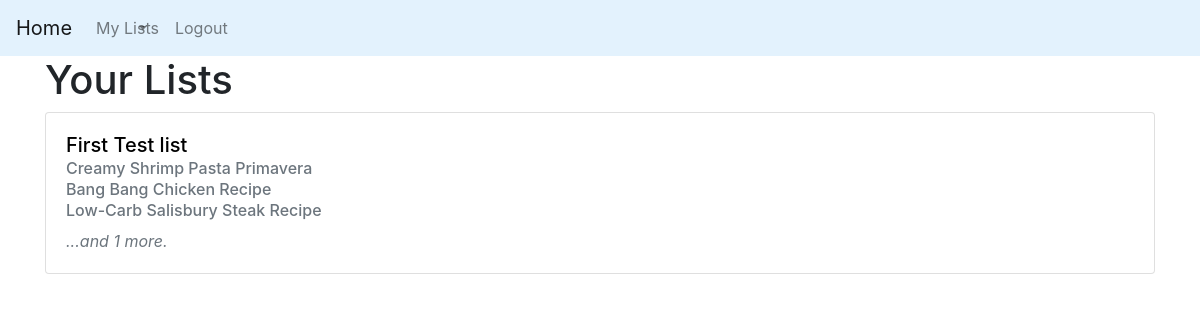
Screenshot of /home (signed in) with the database file from the repository.
### grocerylistapp/models.py (models this page shows, shortened)
class CompiledList(db.Model):
    id = db.Column(db.Integer, primary_key=True)    # the primary key
    name = db.Column(db.String(20), nullable=False, default="Unnamed List")  # user created name, optional
    hex_name = db.Column(db.String(20), unique=True, nullable=False)  # name for database #TODO use hex_id() function
    lines = db.relationship('CleanedLine', backref='list', lazy=True)  # cleaned lines for the list
    recipes = db.relationship('RecipeList', backref='complist', lazy=True)  # all recipes that are in the compiled list
    user_id = db.Column(db.ForeignKey('user.id'), nullable=False)  # the id of the user who made the list

class RecipeList(db.Model):
    id = db.Column(db.Integer, primary_key=True)  # the primary key
    name = db.Column(db.String, nullable=False)  # name for recipe (from url)
    hex_name = db.Column(db.String(20), unique=True, nullable=False)  # name for database #TODO use hex_id() function
    hex_color = db.Column(db.String(6), nullable=False)  # randomly generated color for use in lists
    image_file = db.Column(db.String(20), nullable=False, default='default.jpg')  # image for list
    recipe_url = db.Column(db.String(200))
    compiled_list = db.Column(db.ForeignKey('compiled_list.id'))    # the id of the compiled list
    lines = db.relationship('RawLine', backref='rlist', lazy=True)  # the lines of the list

### grocerylistapp/account/routes.py (the view)
@account.route('/home', methods=['GET', 'POST'])
def user_homepage():
    user_lists = CompiledList.query.filter_by(user_id=current_user.id)
    user_lists = [ChecklistCard(c, 3) for c in user_lists]
    url_form = RecipeURLForm(prefix='url')
    return render_template('user_home.html', user_lists=user_lists, url_form=url_form, grocery_lists=user_lists)

### grocerylistapp/models.py (called while the page is built)
@login_manager.user_loader
def load_user(user_id):
    print(user_id)
    return User.query.get(user_id)

### grocerylistapp/templates/user_home.html (shortened to what this page needs)
{% extends 'layout.html' %}
{% block content %}
<h1>Your Lists</h1>
{% for list in user_lists %}
<div class="card recipe-card">
    <div class="card-body">
        <h5><a href="{{url_for('checklist.compiled_list', hex_name=list.hex_name)}}" class="stretched-link card-title">{{list.name}}</a></h5>
        {% for recipe in list.sample_recipes %}
            <h6 class="card-subtitle mb-2 text-muted">{{ recipe.name }}</h6>
        {% endfor %}
        {% if list.leftover_recipes > 0 %}
            <p class="card-text font-italic text-muted">...and {{list.leftover_recipes}} more. </p>
        {% endif %}
    </div>
</div>
{% endfor %}
{% endblock content %}

### grocerylistapp/static/main.css (style rules this page uses)
.recipe-card .card-title { color: black; }

### rows the page displays
CompiledList: name "First Test list", leftover_recipes "1"
RecipeList: name "Creamy Shrimp Pasta Primavera"
RecipeList: name "Bang Bang Chicken Recipe"
RecipeList: name "Low-Carb Salisbury Steak Recipe"
